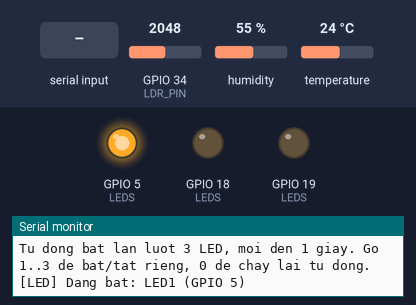
This sketch was run on a simulated ESP32. On the bench: output pins drawn as LEDs (lit = HIGH), the last lines printed to the serial monitor. The test bench sets the inputs (shaded band); at power-on: GPIO 34 (LDR_PIN) = 2048, humidity 55 %, temperature 24 °C.

Above: at 1.7 s.
1.8 s: "2" received over Serial
At 2.1 s:
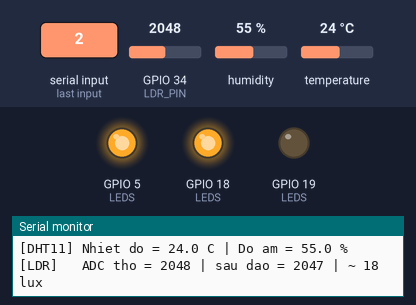
3.3 s: "0" received over Serial
At 4.1 s:
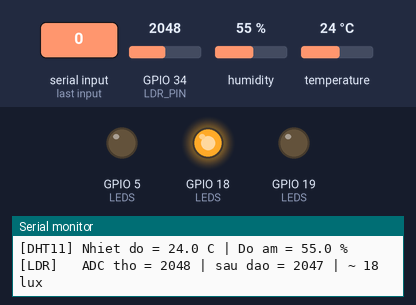
13.5 s: "1" received over Serial
At 14.6 s:
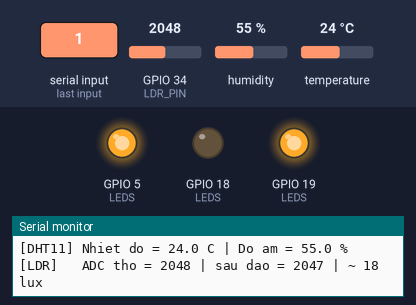
15.0 s: "2" received over Serial
At 15.7 s:
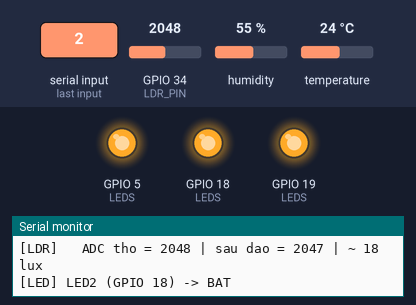
16.5 s: "1" received over Serial
At 16.8 s:
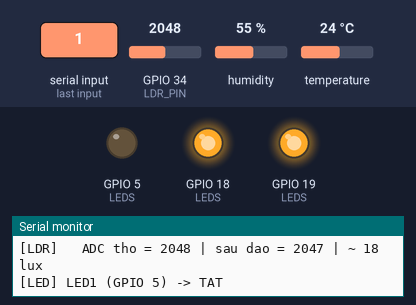
Timing chart, 0 to 19.0 s (numbered marks = the images above; inputs shaded):
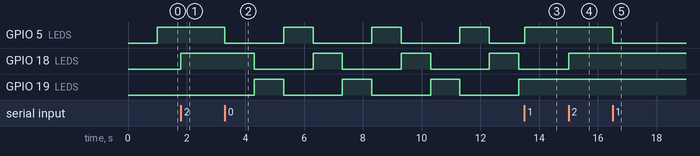

Measured:
- after the input at 1.8 s, GPIO 5 (LEDS): stays HIGH (without the input it goes to LOW after 0.20 s); GPIO 19 (LEDS): stays LOW (without the input it goes to HIGH after 1.2 s)
- after the input at 3.3 s, GPIO 5 (LEDS): alternates HIGH for 1.0 s and LOW for 2.0 s, starting at once; GPIO 18 (LEDS), GPIO 19 (LEDS): alternates HIGH for 1.0 s and LOW for 2.0 s, starting after 1.0 s
- after the input at 13.5 s, GPIO 5 (LEDS): LOW → HIGH after 0.00 s instead of 0.80 s; GPIO 19 (LEDS): stays HIGH (without the input it goes to LOW after 0.80 s)
- after the input at 15.0 s, GPIO 18 (LEDS): LOW → HIGH at once
- after the input at 16.5 s, GPIO 5 (LEDS): HIGH → LOW at once

The sketch:

esp32_hwtest.ino
```cpp
// Kiem tra phan cung ESP32 KHONG can Wi-Fi/MQTT — cung chan va cong thuc voi esp32_iot.ino
//   - DHT11 (GPIO 4), LDR (GPIO 34) -> in ra Serial moi 2 giay
//   - 3 LED dieu khien (GPIO 5, 18, 19) -> bat lan luot tung den
// Mo Serial Monitor 115200. Go so 1..3 + Enter de bat/tat rieng tung den, go 0 de tat het va chay lai vong tu dong.
#include <DHT.h>

#define DHT_PIN  4
#define DHT_TYPE DHT11
#define LDR_PIN  34

struct Led { const char* name; int pin; };
const Led LEDS[] = {
  {"LED1 (GPIO 5)", 5}, {"LED2 (GPIO 18)", 18}, {"LED3 (GPIO 19)", 19},
};
const int LED_COUNT = sizeof(LEDS) / sizeof(LEDS[0]);

DHT dht(DHT_PIN, DHT_TYPE);

// Giong esp32_iot.ino: dao gia tri ADC roi quy doi sang lux theo dac tuyen LDR GL5528
const int   ADC_MAX     = 4095;
const float LDR_R_FIXED = 10000.0;
const float LDR_R10     = 15000.0;
const float LDR_GAMMA   = 0.7;

float lightToLux(int light) {
  light = constrain(light, 1, ADC_MAX - 1);
  float rLdr = LDR_R_FIXED * (ADC_MAX - light) / light;
  return constrain(10.0 * pow(LDR_R10 / rLdr, 1.0 / LDR_GAMMA), 0.0, 100000.0);
}

bool autoCycle = true;
int current = -1;
unsigned long lastStep = 0, lastRead = 0;

void allOff() {
  for (int i = 0; i < LED_COUNT; i++) digitalWrite(LEDS[i].pin, LOW);
}

void setup() {
  Serial.begin(115200);
  delay(500);
  for (int i = 0; i < LED_COUNT; i++) pinMode(LEDS[i].pin, OUTPUT);
  allOff();
  dht.begin();
  Serial.println("\n=== KIEM TRA PHAN CUNG ESP32 (khong Wi-Fi) ===");
  Serial.println("Tu dong bat lan luot 3 LED, moi den 1 giay. Go 1..3 de bat/tat rieng, 0 de chay lai tu dong.");
}

void loop() {
  // Lenh tu Serial Monitor
  if (Serial.available()) {
    int c = Serial.read();
    if (c >= '1' && c <= '0' + LED_COUNT) {
      autoCycle = false;
      const Led& l = LEDS[c - '1'];
      bool on = !digitalRead(l.pin);
      digitalWrite(l.pin, on ? HIGH : LOW);
      Serial.printf("[LED] %s -> %s\n", l.name, on ? "BAT" : "TAT");
    } else if (c == '0') {
      allOff();
      autoCycle = true;
      Serial.println("[LED] Tat het, chay lai vong tu dong");
    }
  }

  // Vong tu dong: moi 1 giay bat den tiep theo
  if (autoCycle && millis() - lastStep >= 1000) {
    lastStep = millis();
    allOff();
    current = (current + 1) % LED_COUNT;
    digitalWrite(LEDS[current].pin, HIGH);
    Serial.printf("[LED] Dang bat: %s\n", LEDS[current].name);
  }

  // Doc cam bien moi 2 giay
  if (millis() - lastRead >= 2000) {
    lastRead = millis();
    float t = dht.readTemperature();
    float h = dht.readHumidity();
    int raw = analogRead(LDR_PIN);
    int light = ADC_MAX - constrain(raw, 0, ADC_MAX);
    if (isnan(t) || isnan(h)) {
      Serial.println("[DHT11] LOI: khong doc duoc (kiem tra VCC->3V3, DATA->GPIO 4, GND->GND)");
    } else {
      Serial.printf("[DHT11] Nhiet do = %.1f C | Do am = %.1f %%\n", t, h);
    }
    Serial.printf("[LDR]   ADC tho = %4d | sau dao = %4d | ~ %.0f lux\n", raw, light, lightToLux(light));
  }
}
```
